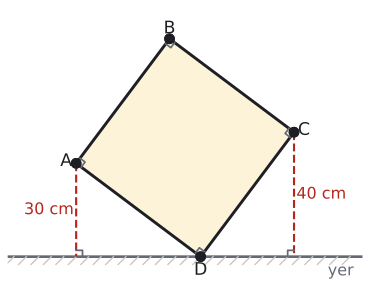

Source code (Python):
import sys; sys.path.insert(0, "tools")
from cizim import *

P = lambda x, y: np.array([float(x), float(y)])
uz = lambda U, V: round(float(np.linalg.norm(U - V)), 4)
def acisi(K, U, V):
    u, v = U - K, V - K
    return round(float(np.degrees(np.arccos(np.dot(u, v) / np.linalg.norm(u) / np.linalg.norm(v)))), 3)
def birim(U, V):
    t = (V - U) / np.linalg.norm(V - U); return t, np.array([-t[1], t[0]])
def ayak(Q, U, V):
    t, _ = birim(U, V); return U + np.dot(Q - U, t) * t
def yansit(Q, U, V):
    return 2 * ayak(Q, U, V) - Q
def kesisim(U1, V1, U2, V2):
    M = np.array([V1 - U1, U2 - V2]).T; s = np.linalg.solve(M, U2 - U1); return U1 + s[0] * (V1 - U1)
def cetik(U, V, n=1, renk=SOLUK, f=0.5):
    M = U + f * (V - U); t, m = birim(U, V)
    for i in range(n):
        c = M + (i - (n - 1) / 2) * 0.2 * S * t
        ax.plot(*zip(c - 0.22 * S * m, c + 0.22 * S * m), color=renk, lw=1.5)
def olcu(U, V, metin, d=0.5, renk=YAZI, fs=13, f=0.5):
    """[UV] üzerinde f oranındaki noktaya, U->V yönünün soluna d*S uzağa yazı (d < 0: sağına)."""
    M = U + f * (V - U); _, m = birim(U, V)
    ax.text(*(M + d * S * m), metin, ha="center", va="center", color=renk, fontsize=fs)
def dik_isareti(K, U, V, r=0.4):
    a_ = (U - K) / np.linalg.norm(U - K) * r * S; b_ = (V - K) / np.linalg.norm(V - K) * r * S
    ax.plot(*zip(K + a_, K + a_ + b_, K + b_), color=SOLUK, lw=1.3)
def harf(Q, metin, dx, dy, renk=YAZI, fs=13):
    ax.text(Q[0] + dx * S, Q[1] + dy * S, metin, ha="center", va="center", color=renk, fontsize=fs)
def cizgi(U, V, renk=YAZI, lw=2.2, ls="-"):
    ax.plot(*zip(U, V), color=renk, lw=lw, ls=ls)
def boya(noktalar, renk):
    ax.add_patch(patches.Polygon(noktalar, closed=True, facecolor=renk, edgecolor="none"))
def yay(K, U, V, r=0.8, renk=MAVI, n=1):
    for i in range(n): aci(ax, K, U, V, r=(r + 0.18 * i) * S, renk=renk)
def yay_yazi(K, U, V, metin, d=1.4, renk=MAVI, fs=12):
    """K köşesindeki U-K-V açısının ortasından d*S uzağa yazı."""
    u = (U - K) / np.linalg.norm(U - K); v = (V - K) / np.linalg.norm(V - K); o = (u + v) / np.linalg.norm(u + v)
    ax.text(*(K + d * S * o), metin, ha="center", va="center", color=renk, fontsize=fs)
def basla(xmin, xmax, ymin, ymax, en=5.5):
    global fig, ax
    fig, ax = sekil(en, en * (ymax - ymin) / (xmax - xmin))
    ax.set_aspect("equal"); ax.axis("off"); ax.set_xlim(xmin, xmax); ax.set_ylim(ymin, ymax)
def dortgen(A, B, C, D, dolgu=None):
    if dolgu: boya([A, B, C, D], dolgu)
    ax.plot(*zip(A, B, C, D, A), color=YAZI)
    for Q in (A, B, C, D): nokta(ax, *Q, "")
def koseler(A, B, C, D, d=0.55):
    O = (A + B + C + D) / 4
    for Q, ad in ((A, "A"), (B, "B"), (C, "C"), (D, "D")):
        y = (Q - O) / np.linalg.norm(Q - O); harf(Q, ad, d * np.sign(y[0]) * 1.1, d * np.sign(y[1]))
def dikdortgen(a, b):
    """A orijinde, [AB] yatay: A, B, C, D."""
    return P(0, 0), P(a, 0), P(a, b), P(0, b)
def dik_koseler(A, B, C, D, r=0.4):
    dik_isareti(A, B, D, r); dik_isareti(B, C, A, r); dik_isareti(C, D, B, r); dik_isareti(D, A, C, r)
def cerceve(noktalar, kenar=1.2):
    xs = [q[0] for q in noktalar]; ys = [q[1] for q in noktalar]
    return min(xs) - kenar * S, max(xs) + kenar * S, min(ys) - kenar * S, max(ys) + kenar * S

# Soru 9: tablo D köşesi yerde; A'nın yüksekliği 30, C'nin 40 -> kenar 50, alan 2500.
D = P(0, 0); A = P(-40, 30); C = P(30, 40); B = A + C - D
S = 70 / 12
print("AB", uz(A, B), "BC", uz(B, C), "CD", uz(C, D), "DA", uz(D, A), "ADC", acisi(D, A, C), "B yükseklik", B[1])
basla(-62, 52, -9, 80, en=4.8)
cizgi(P(-62, 0), P(52, 0), SOLUK, 2.0)
for x in np.arange(-60, 52, 4): cizgi(P(x, 0), P(x - 2.5, -2.5), CIZGI, 1.0)
harf(P(45, 0), "yer", 0, -0.8, SOLUK, 12)
dortgen(A, B, C, D, SARI_ACIK)
dik_koseler(A, B, C, D, 0.35)
cizgi(A, P(-40, 0), KIRMIZI, 1.6, "--"); cizgi(C, P(30, 0), KIRMIZI, 1.6, "--")
dik_isareti(P(-40, 0), A, D, 0.35); dik_isareti(P(30, 0), C, D, 0.35)
for Q, ad, dx, dy in ((A, "A", -0.55, 0.1), (B, "B", 0, 0.55), (C, "C", 0.55, 0.1), (D, "D", 0, -0.75)):
    nokta(ax, *Q, ""); harf(Q, ad, dx, dy)
olcu(P(-40, 0), A, "30 cm", 1.5, KIRMIZI, 12)
olcu(C, P(30, 0), "40 cm", 1.5, KIRMIZI, 12)
kaydet(fig, __file__)
